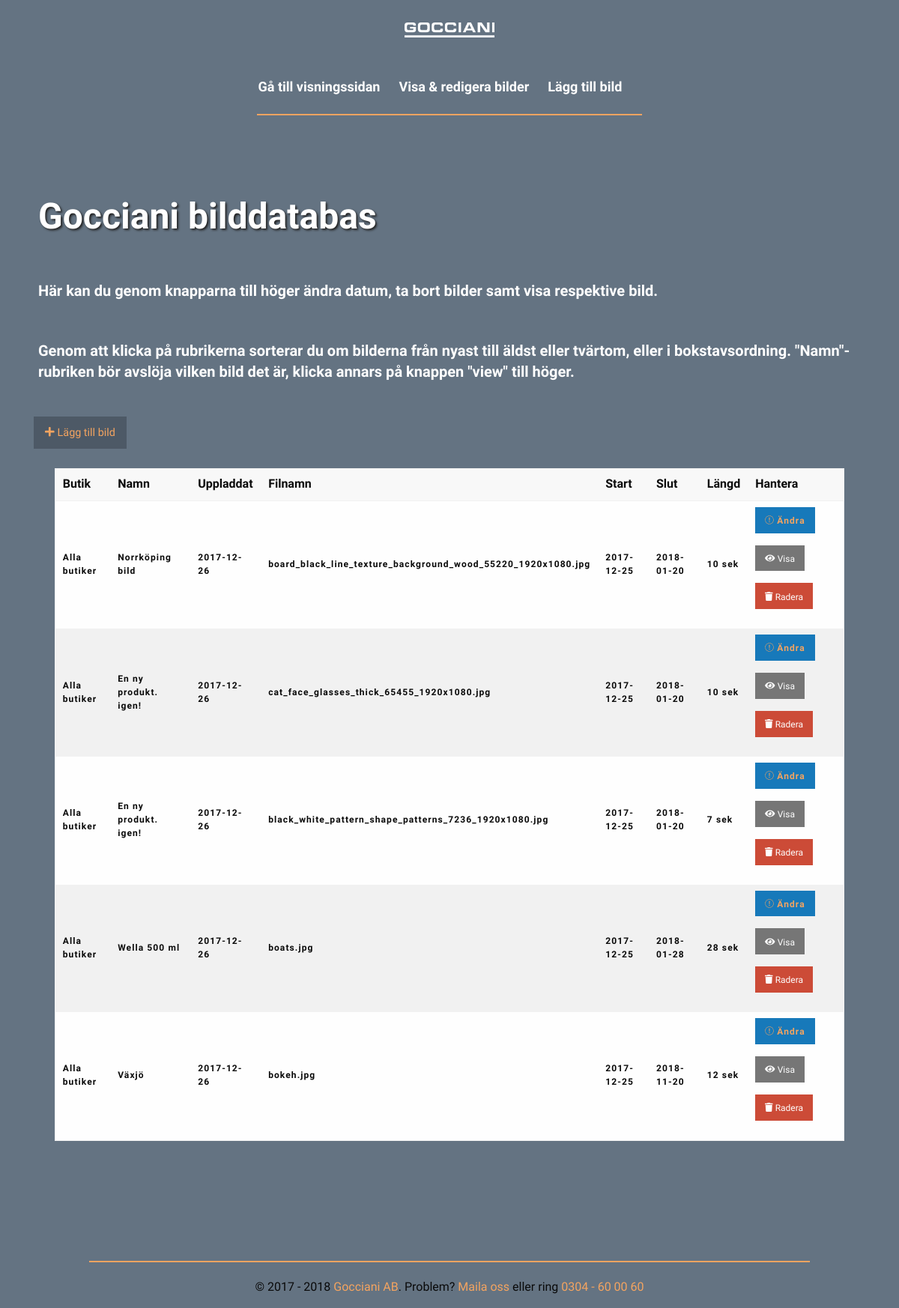
The page /list-images.php on the database as committed earlier.
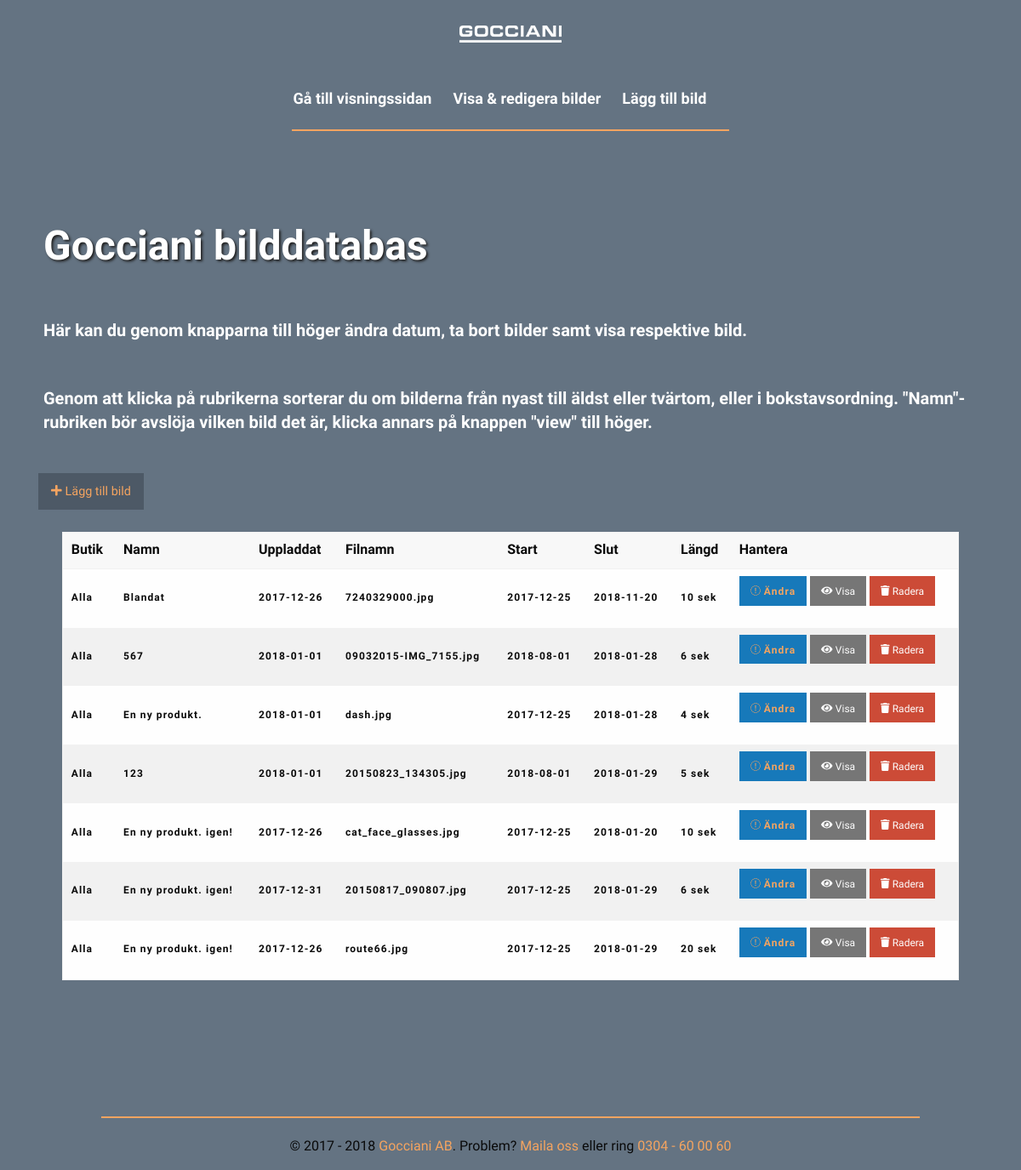
The same page on the database as committed later.
### tables this page shows
CREATE TABLE `images_shops` (
  `images_shops_id` int(11) UNSIGNED NOT NULL,
  `image_id` int(11) UNSIGNED NOT NULL,
  `shop_id` int(11) UNSIGNED NOT NULL
);

CREATE TABLE `shops` (
  `shop_id` int(11) UNSIGNED NOT NULL,
  `city` varchar(100) DEFAULT NULL
);

CREATE TABLE `images` (
  `image_id` int(11) UNSIGNED NOT NULL,
  `title` varchar(255) DEFAULT NULL,
  `path` text,
  `filename` varchar(100) DEFAULT NULL,
  `display_start_date` varchar(10) DEFAULT NULL,
  `display_end_date` varchar(10) DEFAULT NULL,
  `display_delay` int(11) UNSIGNED DEFAULT NULL,
  `upload_date` varchar(10) DEFAULT NULL
);

### list-images.php (the view, shortened to what this page needs)
<?php
include 'inc/connection.php';
$sql = 'SELECT
            imsh.images_shops_id,
            imsh.image_id,
            im.title,
            im.upload_date,
            im.filename,
            im.display_start_date,
            im.display_end_date,
            im.display_delay,
            sh.city
        FROM images_shops AS imsh
        LEFT JOIN images AS im ON im.image_id = imsh.image_id
        LEFT JOIN shops AS sh ON sh.shop_id = imsh.shop_id
        ORDER BY sh.city ASC';
$statement = $pdo->prepare($sql);
$statement->execute();
$images = $statement->fetchAll();
?>
<!DOCTYPE html>
<html>
    <head>
        <?php require 'inc/head-resources.php'; ?>
    </head>
    <body>
        <?php require 'inc/header.php'; ?>
        <div class="row">
            <div class="small-12 columns">
                <h1>Gocciani bilddatabas</h1>
                <h5>Här kan du genom knapparna till höger ändra datum, ta bort bilder samt visa respektive bild.</h5>
                <h5>Genom att klicka på rubrikerna sorterar du om bilderna från nyast till äldst eller tvärtom, eller i bokstavsordning.
                 "Namn"-rubriken bör avslöja vilken bild det är, klicka annars på knappen "view" till höger.</h5>
            </div>
        </div>
        <div class="row">
            <div class="small-12 columns">
                    <a href="add-image.php" class="button success" title="Lägg till bild">
                        <i class="fa fa-plus" aria-hidden="true"></i> Lägg till bild
                    </a>
            </div>
        </div>
        <div class="row">
            <div class="small-12 columns">
                <form action="" method="post">
                    <table class="hover stack master-table">
                        <thead>
                            <tr>
                                <th>Butik</th>
                                <th>Namn</th>
                                <th>Uppladdat</th>
                                <th>Filnamn</th>
                                <th>Start</th>
                                <th>Slut</th>
                                <th>Längd</th>
                                <th>Hantera</th>
                            </tr>
                        </thead>
                        <tbody>
                            <?php
                            foreach ($images as $image) {
                                $imagesShopsId    = $image['images_shops_id'];
                                $imageId          = $image['image_id'];
                                $title            = $image['title'];
                                $upload_date      = $image['upload_date'];
                                $filename         = $image['filename'];
                                $displayStartDate = $image['display_start_date'];
                                $displayEndDate   = $image['display_end_date'];
                                $displayDelay     = $image['display_delay'];
                                $city             = $image['city'];
                                ?>
                                <tr id="<?php echo $imagesShopsId; ?>">
                                    <td>
                                        <?php echo $city; ?>
                                    </td>
                                    <td>
                                        <?php echo $title; ?>
                                    </td>
                                    <td>
                                        <?php echo $upload_date; ?>
                                    </td>
                                    <td>
                                        <?php echo $filename; ?>
                                    </td>
                                    <td>
                                        <?php echo $displayStartDate; ?>
                                    </td>
                                    <td>
                                        <?php echo $displayEndDate; ?>
                                    </td>
                                    <td>
                                        <?php echo $displayDelay; ?> sek
                                    </td>
                                    <td>
                                        <a href="<?php echo 'edit-image.php?id=' . $imageId; ?>" name="editImageButton" class="button primary small" title="Ändra">
                                            <i class="fa fa-pencil" aria-hidden="true"></i> Ändra
                                        </a>
                                        <button type="button" data-open="viewImageModal" name="viewImageButton" value="<?php echo $imageId; ?>" class="button secondary small view-image-button" title="Visa">
                                            <i class="fa fa-eye" aria-hidden="true"></i> Visa
                                        </button>
                                        <button type="submit" name="deleteImageButton" value="<?php echo $imagesShopsId; ?>" class="button alert button-action-confirm small" title="Radera">
                                            <i class="fa fa-trash" aria-hidden="true"></i> Radera
                                        </button>
                                    </td>
                                </tr>
                                <?php
                            }
                            ?>
                        </tbody>
                    </table>
                </form>
            </div>
        </div>
        <?php require 'inc/footer.php'; ?>
    </body>
</html>

### inc/head-resources.php (shortened to what this page needs)
<link href="https://cdnjs.cloudflare.com/ajax/libs/foundation/6.4.3/css/foundation.min.css" type="text/css" rel="stylesheet" />
<link href="https://cdn.datatables.net/v/zf/dt-1.10.16/datatables.min.css" type="text/css" rel="stylesheet" />
<link href="css/app.css" type="text/css" rel="stylesheet">
<link href="css/custom.css" type="text/css" rel="stylesheet">
<link href="css/slider-animations.php" type="text/css" rel="stylesheet">

### inc/header.php (shortened to what this page needs)
<header>
    <div class="row full">
        <div class="columns small-12 medium-12 large-12">
        <a href="index.php">
            <img src="images/gocc_logo_webb.png" alt="Logo" id="logo">
        </a>
        <nav class="menu text-center">
            <ul class="menu align-center">
                <li>
                     <a href="slider.php?id=12">
                          Gå till visningssidan
                    </a>
                </li>
                <li>
                    <a href="list-images.php">
                        Visa &amp; redigera bilder
                    </a>
                </li>
                <li>
                        <a href="add-image.php">
                            <i class="f302"></i>Lägg till bild
                        </a>
                    </li>
                </ul>
                <hr />
            </div>
        </div>
</header>

### inc/footer.php
<footer>
<hr/>
    <p class="text-center">
        &copy; 2017<?php echo date('Y') > 2017 ? ' - ' . date('Y') : ''; ?> <a href="index.php" title="Gocciani AB">Gocciani AB</a>.
         Problem? <a href="mailto:andreas@gocciani.se"> Maila oss</a> eller ring <a href="tel:0304600060">0304 - 60 00 60</a>
    </p>
</footer>

### css/custom.css (style rules this page uses)
a { color: sandybrown!important; }
h1 { color: #fff; text-shadow: 2px 2px 3px #222; }
h1, h2, h3, h4, h5, h6 { padding: 6px; }
footer a:link { color: gold; }
footer { margin-top: 150px!important; bottom: 0; right: 0; padding: 0; }
footer hr { border: 1px solid sandybrown; width: 80%; }
header { margin: 0 auto; padding-top: 0; max-width: 95vw; }
.full { width: 100%!important; }
.menu { width: fit-content; padding: 2px; }
hr { border-bottom: 2px; border-style: solid; border-color: sandybrown; }

Rows that differ between the two databases and show on the page:
removed images_shops: shop.city "Alla butiker", image.title "Norrköping bild", image.upload_date "2017-12-26", image.filename "board_black_line_texture_background_wood_55220_1920x1080.jpg", image.display_start_date "2017-12-25", image.display_end_date "2018-01-20", image.display_delay "10", $imagesShopsId 24 (drawn)
removed images_shops: shop.city "Alla butiker", image.title "En ny produkt. igen!", image.upload_date "2017-12-26", image.filename "black_white_pattern_shape_patterns_7236_1920x1080.jpg", image.display_start_date "2017-12-25", image.display_end_date "2018-01-20", image.display_delay "7", $imagesShopsId 21 (drawn)
removed images_shops: shop.city "Alla butiker", image.title "Wella 500 ml", image.upload_date "2017-12-26", image.filename "boats.jpg", image.display_start_date "2017-12-25", image.display_end_date "2018-01-28", image.display_delay "28", $imagesShopsId 27 (drawn)
removed images_shops: shop.city "Alla butiker", image.title "Växjö", image.upload_date "2017-12-26", image.filename "bokeh.jpg", image.display_start_date "2017-12-25", image.display_end_date "2018-11-20", image.display_delay "12", $imagesShopsId 26 (drawn)
added images_shops: shop.city "Alla", image.title "Blandat", image.upload_date "2017-12-26", image.filename "7240329000.jpg", image.display_start_date "2017-12-25", image.display_end_date "2018-11-20", image.display_delay "10", $imagesShopsId 30 (drawn)
added images_shops: shop.city "Alla", image.title "567", image.upload_date "2018-01-01", image.filename "09032015-IMG_7155.jpg", image.display_start_date "2018-08-01", image.display_end_date "2018-01-28", image.display_delay "6", $imagesShopsId 63 (drawn)
added images_shops: shop.city "Alla", image.title "En ny produkt.", image.upload_date "2018-01-01", image.filename "dash.jpg", image.display_start_date "2017-12-25", image.display_end_date "2018-01-28", image.display_delay "4", $imagesShopsId 28 (drawn)
added images_shops: shop.city "Alla", image.title "123", image.upload_date "2018-01-01", image.filename "20150823_134305.jpg", image.display_start_date "2018-08-01", image.display_end_date "2018-01-29", image.display_delay "5", $imagesShopsId 62 (drawn)
changed through a linked row, images_shops: shop.city "Alla butiker" → "Alla"; image.filename "cat_face_glasses_thick_65455_1920x1080.jpg" → "cat_face_glasses.jpg"
added images_shops: shop.city "Alla", image.title "En ny produkt. igen!", image.upload_date "2017-12-31", image.filename "20150817_090807.jpg", image.display_start_date "2017-12-25", image.display_end_date "2018-01-29", image.display_delay "6", $imagesShopsId 61 (drawn)
added images_shops: shop.city "Alla", image.title "En ny produkt. igen!", image.upload_date "2017-12-26", image.filename "route66.jpg", image.display_start_date "2017-12-25", image.display_end_date "2018-01-29", image.display_delay "20", $imagesShopsId 40 (drawn)
